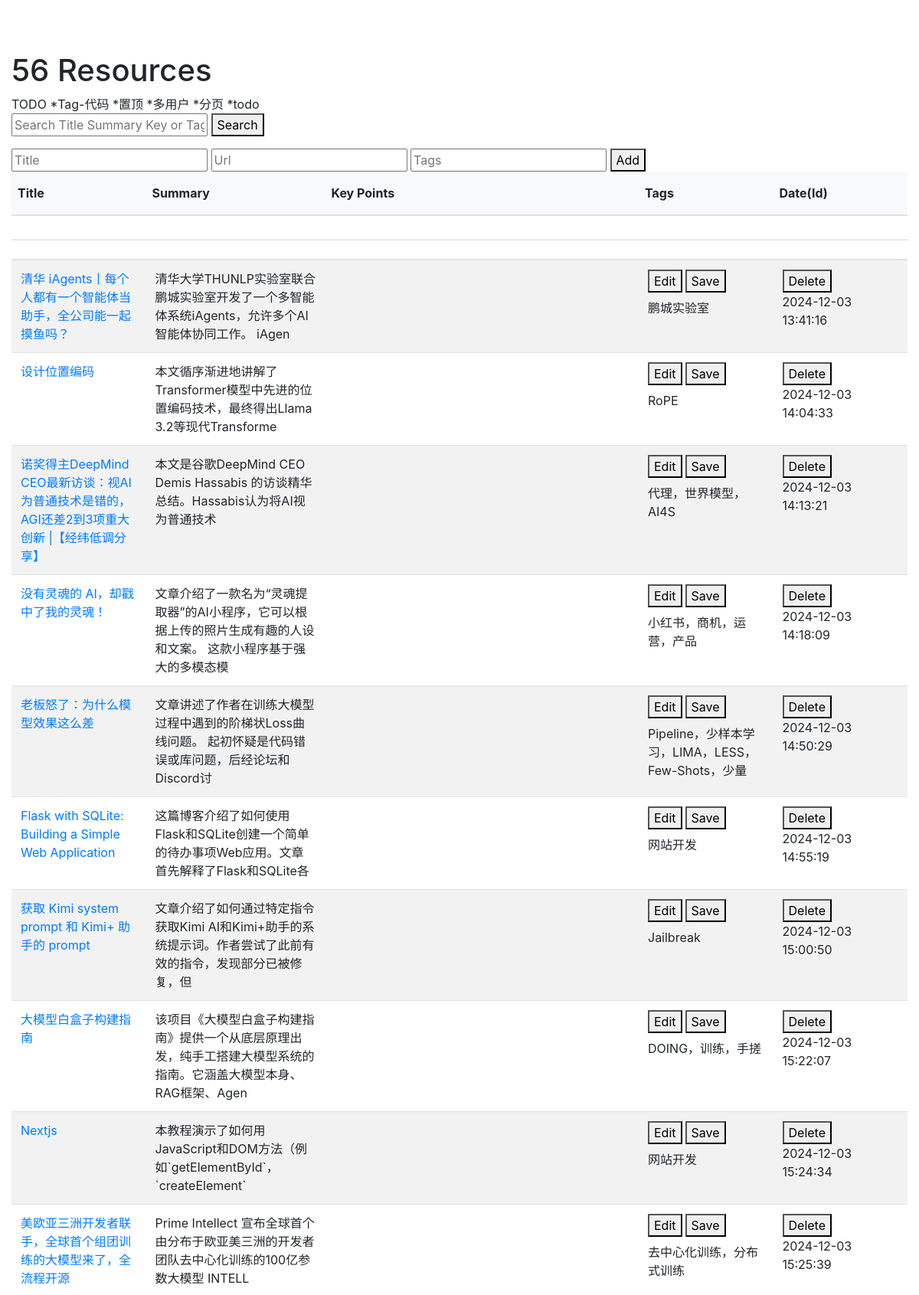
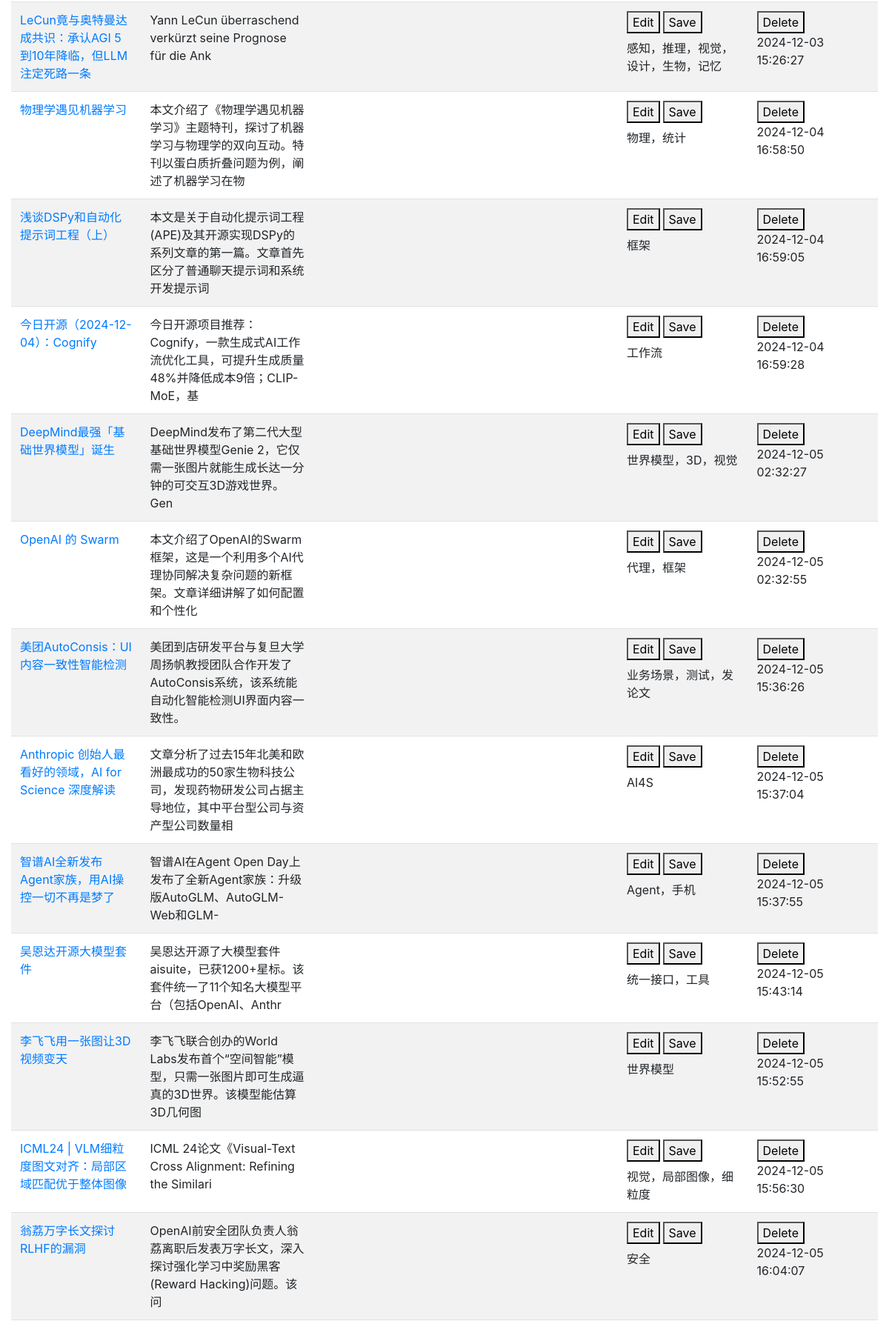
The page / (upper part) on the database its author committed (2 pictures, top to bottom).
### src/models/article.py (models this page shows, shortened)
class Article(Base):
    __tablename__ = 'articles'
    id = Column(Integer, primary_key=True, index=True)
    title = Column(String, index=True) # 必填
    url = Column(String, unique=True) # 可选 可能是文件
    summary = Column(Text) # 重点 由LLM生成
    key_points = Column(Text) # 重点 由LLM生成
    source = Column(String) # 来源 可选
    collection_date = Column(DateTime, default=func.now()) # 收集时间
    publication_date = Column(DateTime, default=func.now()) # 发布时间
    content = Column(Text, nullable=True) # 原文 全文 可选
    authors = Column(String) # 可选
    tags = Column(String) # 人工打标用 可选
    is_research_paper = Column(Boolean, default=False) # 是否为研究论文
    weight = Column(Integer, default=0) # 需要设计
    area = Column(String) # 领域
    topic = Column(String) # 一级 需人工划定大范围 然后让LLM选
    branch = Column(String) # 二级 对应Layer 1 key_points
    persons = Column(String) # 三级 对应Layer 2 key_points
    problem = Column(Text, nullable=True) # 问题

### src/webapp/article.py (the view)
@app.route('/')
def article():
    articles = session.query(Article).all()
    return render_template('article.html', articles=articles)

### src/webapp/templates/article.html (shortened to what this page needs)
<!DOCTYPE html>
<html lang="en">
<head>
    <link rel="stylesheet" href="https://stackpath.bootstrapcdn.com/bootstrap/4.5.2/css/bootstrap.min.css">
</head>
<body>
    <div class="container">
        <div class="sticky-top-section">
            <h1 class="mt-5">{{ articles|length }} Resources</h1>
            <span>TODO *Tag-代码 *置顶 *多用户 *分页 *todo</span>
            <form action="/search" method="get" class="mb-3">
                <input type="text" name="query" placeholder="Search Title Summary Key or Tags">
                <button type="submit">Search</button>
            </form>
            <form action="/add_article" method="post">
                <input type="text" name="title" placeholder="Title">
                <input type="text" name="url" placeholder="Url" required>
                <input type="text" name="tags" placeholder="Tags">
                <button type="submit">Add</button>
            </form>
            <div class="sticky-header">
                <div class="col-title">Title</div>
                <div class="col-summary">Summary</div>
                <div class="col-keypoints">Key Points</div>
                <div class="col-tags">Tags</div>
                <div class="col-date">Date(Id)</div>
            </div>
        </div>
        <div class="table-responsive">
            <table class="table table-striped">
                <thead>
                    <tr>
                        <th class="col-title"> </th>
                        <th class="col-summary"> </th>
                        <th class="col-keypoints"> </th>
                        <th class="col-tags"> </th>
                        <th class="col-date"> </th>
                    </tr>
                </thead>
                <tbody>
                    {% for article in articles %}
                    <tr>
                        <td>
                            <a href="{{ article.url }}">{{ article.title }}</a>
                        </td>
                        <td class="compress" title="{{ article.summary }}">{{ article.summary[:60] }}</td>
                        <td class="compress" id="keypoints-{{ article.id }}"></td>
                        <td>
                            <form action="/update_article/{{ article.id }}" method="post" class="tags-container">
                                <div class="tags-buttons">
                                    <button type="button" onclick="editTags({{ article.id }})">Edit</button>
                                    <button type="submit" onclick="saveTags({{ article.id }})">Save</button>
                                </div>
                                <span id="tags-text-{{ article.id }}">{{ article.tags }}</span>
                            </form>
                        </td>
                        <td class="compress" title="{{ article.id }}">
                            <form action="/delete_article/{{ article.id }}" method="post" onsubmit="return confirm('Are you sure you want to delete this article?');">
                                <button type="submit">Delete</button>
                            </form>
                            {{ article.collection_date }}
                        </td>
                    </tr>
                    {% endfor %}
                </tbody>
            </table>
        </div>
    </div>
</body>
</html>

### src/webapp/templates/article.html (style rules this page uses)
.container { max-width: 1200px; margin: 0 auto; }
.compress { white-space: normal; }
.sticky-top-section { position: sticky; top: 0; background-color: white; padding: 20px 0; z-index: 1000; border-bottom: 1px solid #eee; }
.table-responsive { overflow-x: auto; }
table { width: 100%; table-layout: fixed; }
.col-title { width: 15%; }
.col-summary { width: 20%; }
.col-keypoints { width: 35%; }
.col-tags { width: 15%; }
.col-date { width: 15%; }
.sticky-header { display: flex; background-color: #f8f9fa; padding: 8px 0; margin-bottom: 10px; border-bottom: 2px solid #dee2e6; }
.sticky-header div { padding: 8px; font-weight: bold; }
.tags-container { display: flex; flex-direction: column; gap: 8px; }
.tags-buttons { display: flex; gap: 4px; }

### rows shown on the page
Article: title "清华 iAgents丨每个人都有一个智能体当助手，全公司能一起摸鱼吗？", summary "清华大学THUNLP实验室联合鹏城实验室开发了一个多智能体系统iAgents，允许多个AI智能体协同工作。 iAgen", tags "鹏城实验室", collection_date "2024-12-03 13:41:16"
Article: title "设计位置编码", summary "本文循序渐进地讲解了Transformer模型中先进的位置编码技术，最终得出Llama 3.2等现代Transforme", tags "RoPE", collection_date "2024-12-03 14:04:33"
Article: title "诺奖得主DeepMind CEO最新访谈：视AI为普通技术是错的，AGI还差2到3项重大创新 |【经纬低调分享】", summary "本文是谷歌DeepMind CEO Demis Hassabis 的访谈精华总结。Hassabis认为将AI视为普通技术", tags "代理，世界模型，AI4S", collection_date "2024-12-03 14:13:21"
Article: title "没有灵魂的 AI，却戳中了我的灵魂！", summary "文章介绍了一款名为“灵魂提取器”的AI小程序，它可以根据上传的照片生成有趣的人设和文案。 这款小程序基于强大的多模态模", tags "小红书，商机，运营，产品", collection_date "2024-12-03 14:18:09"
Article: title "老板怒了：为什么模型效果这么差", summary "文章讲述了作者在训练大模型过程中遇到的阶梯状Loss曲线问题。 起初怀疑是代码错误或库问题，后经论坛和Discord讨", tags "Pipeline，少样本学习，LIMA，LESS，Few-Shots，少量", collection_date "2024-12-03 14:50:29"
Article: title "Flask with SQLite: Building a Simple Web Application", summary "这篇博客介绍了如何使用Flask和SQLite创建一个简单的待办事项Web应用。文章首先解释了Flask和SQLite各", tags "网站开发", collection_date "2024-12-03 14:55:19"
Article: title "获取 Kimi system prompt 和 Kimi+ 助手的 prompt", summary "文章介绍了如何通过特定指令获取Kimi AI和Kimi+助手的系统提示词。作者尝试了此前有效的指令，发现部分已被修复，但", tags "Jailbreak", collection_date "2024-12-03 15:00:50"
Article: title "大模型白盒子构建指南", summary "该项目《大模型白盒子构建指南》提供一个从底层原理出发，纯手工搭建大模型系统的指南。它涵盖大模型本身、RAG框架、Agen", tags "DOING，训练，手搓", collection_date "2024-12-03 15:22:07"
Article: title "Nextjs", summary "本教程演示了如何用JavaScript和DOM方法（例如`getElementById`，`createElement`", tags "网站开发", collection_date "2024-12-03 15:24:34"
Article: title "美欧亚三洲开发者联手，全球首个组团训练的大模型来了，全流程开源", summary "Prime Intellect 宣布全球首个由分布于欧亚美三洲的开发者团队去中心化训练的100亿参数大模型 INTELL", tags "去中心化训练，分布式训练", collection_date "2024-12-03 15:25:39"
Article: title "LeCun竟与奥特曼达成共识：承认AGI 5到10年降临，但LLM注定死路一条", summary "Yann LeCun überraschend verkürzt seine Prognose für die Ank", tags "感知，推理，视觉，设计，生物，记忆", collection_date "2024-12-03 15:26:27"
Article: title "物理学遇见机器学习", summary "本文介绍了《物理学遇见机器学习》主题特刊，探讨了机器学习与物理学的双向互动。特刊以蛋白质折叠问题为例，阐述了机器学习在物", tags "物理，统计", collection_date "2024-12-04 16:58:50"
Article: title "浅谈DSPy和自动化提示词工程（上）", summary "本文是关于自动化提示词工程(APE)及其开源实现DSPy的系列文章的第一篇。文章首先区分了普通聊天提示词和系统开发提示词", tags "框架", collection_date "2024-12-04 16:59:05"
Article: title "今日开源（2024-12-04）：Cognify", summary "今日开源项目推荐：Cognify，一款生成式AI工作流优化工具，可提升生成质量48%并降低成本9倍；CLIP-MoE，基", tags "工作流", collection_date "2024-12-04 16:59:28"
Article: title "DeepMind最强「基础世界模型」诞生", summary "DeepMind发布了第二代大型基础世界模型Genie 2，它仅需一张图片就能生成长达一分钟的可交互3D游戏世界。Gen", tags "世界模型，3D，视觉", collection_date "2024-12-05 02:32:27"
Article: title "OpenAI 的 Swarm", summary "本文介绍了OpenAI的Swarm框架，这是一个利用多个AI代理协同解决复杂问题的新框架。文章详细讲解了如何配置和个性化", tags "代理，框架", collection_date "2024-12-05 02:32:55"
Article: title "美团AutoConsis：UI内容一致性智能检测", summary "美团到店研发平台与复旦大学周扬帆教授团队合作开发了AutoConsis系统，该系统能自动化智能检测UI界面内容一致性。", tags "业务场景，测试，发论文", collection_date "2024-12-05 15:36:26"
Article: title "Anthropic 创始人最看好的领域，AI for Science 深度解读", summary "文章分析了过去15年北美和欧洲最成功的50家生物科技公司，发现药物研发公司占据主导地位，其中平台型公司与资产型公司数量相", tags "AI4S", collection_date "2024-12-05 15:37:04"
Article: title "智谱AI全新发布Agent家族，用AI操控一切不再是梦了", summary "智谱AI在Agent Open Day上发布了全新Agent家族：升级版AutoGLM、AutoGLM-Web和GLM-", tags "Agent，手机", collection_date "2024-12-05 15:37:55"
Article: title "吴恩达开源大模型套件", summary "吴恩达开源了大模型套件aisuite，已获1200+星标。该套件统一了11个知名大模型平台（包括OpenAI、Anthr", tags "统一接口，工具", collection_date "2024-12-05 15:43:14"
Article: title "李飞飞用一张图让3D视频变天", summary "李飞飞联合创办的World Labs发布首个“空间智能”模型，只需一张图片即可生成逼真的3D世界。该模型能估算3D几何图", tags "世界模型", collection_date "2024-12-05 15:52:55"
Article: title "ICML24 | VLM细粒度图文对齐：局部区域匹配优于整体图像", summary "ICML 24论文《Visual-Text Cross Alignment: Refining the Similari", tags "视觉，局部图像，细粒度", collection_date "2024-12-05 15:56:30"
Article: title "翁荔万字长文探讨RLHF的漏洞", summary "OpenAI前安全团队负责人翁荔离职后发表万字长文，深入探讨强化学习中奖励黑客(Reward Hacking)问题。该问", tags "安全", collection_date "2024-12-05 16:04:07"

### other values the page prints
{{ articles|length }} "56"
